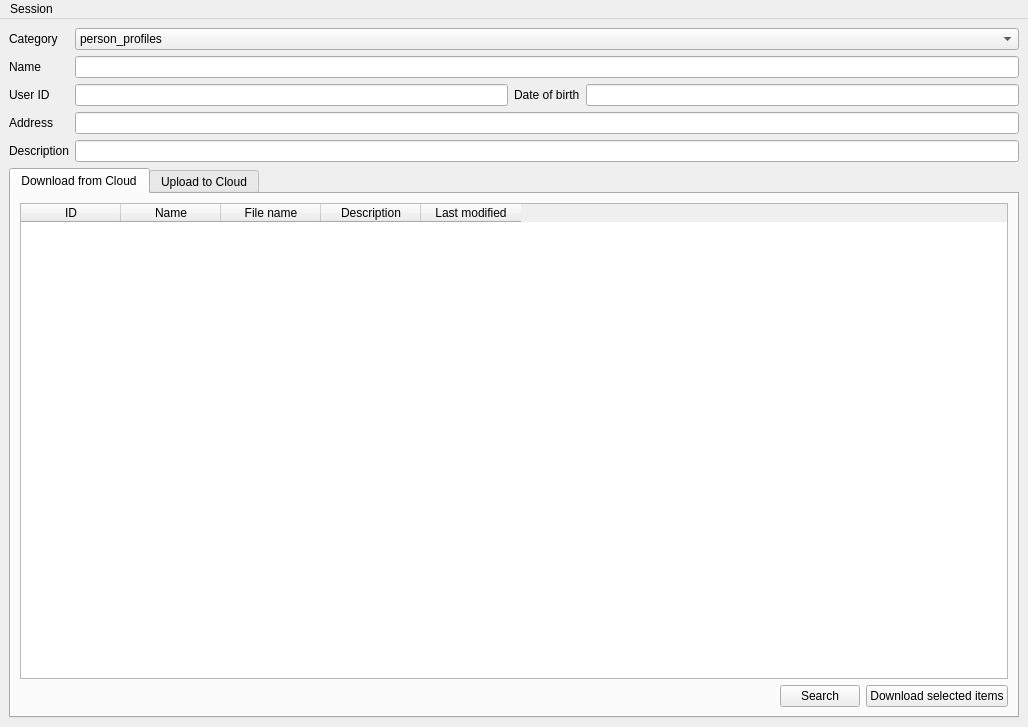
<?xml version="1.0" encoding="UTF-8"?>
<ui version="4.0">
 <class>main_window</class>
 <widget class="QMainWindow" name="main_window">
  <property name="geometry">
   <rect>
    <x>0</x>
    <y>0</y>
    <width>1028</width>
    <height>727</height>
   </rect>
  </property>
  <property name="sizePolicy">
   <sizepolicy hsizetype="Preferred" vsizetype="Preferred">
    <horstretch>0</horstretch>
    <verstretch>0</verstretch>
   </sizepolicy>
  </property>
  <property name="windowTitle">
   <string>ABE Client</string>
  </property>
  <widget class="QWidget" name="centralwidget">
   <layout class="QVBoxLayout" name="verticalLayout_3">
    <item>
     <layout class="QGridLayout" name="gridLayout_2">
      <item row="0" column="1">
       <widget class="QComboBox" name="cb_table">
        <item>
         <property name="text">
          <string>person_profiles</string>
         </property>
        </item>
        <item>
         <property name="text">
          <string>health_records</string>
         </property>
        </item>
        <item>
         <property name="text">
          <string>researches</string>
         </property>
        </item>
        <item>
         <property name="text">
          <string>financials</string>
         </property>
        </item>
       </widget>
      </item>
      <item row="0" column="0">
       <widget class="QLabel" name="label_4">
        <property name="text">
         <string>Category</string>
        </property>
       </widget>
      </item>
      <item row="1" column="0">
       <widget class="QLabel" name="label_6">
        <property name="text">
         <string>Name</string>
        </property>
       </widget>
      </item>
      <item row="3" column="1">
       <widget class="QLineEdit" name="le_address"/>
      </item>
      <item row="3" column="0">
       <widget class="QLabel" name="lbl_address">
        <property name="text">
         <string>Address</string>
        </property>
       </widget>
      </item>
      <item row="1" column="1">
       <widget class="QLineEdit" name="le_name"/>
      </item>
      <item row="4" column="1">
       <widget class="QLineEdit" name="le_description"/>
      </item>
      <item row="4" column="0">
       <widget class="QLabel" name="lbl_description">
        <property name="text">
         <string>Description</string>
        </property>
       </widget>
      </item>
      <item row="2" column="0">
       <widget class="QLabel" name="label_7">
        <property name="text">
         <string>User ID</string>
        </property>
       </widget>
      </item>
      <item row="2" column="1">
       <layout class="QHBoxLayout" name="horizontalLayout">
        <item>
         <widget class="QLineEdit" name="le_uid"/>
        </item>
        <item>
         <widget class="QLabel" name="lbl_date_of_birth">
          <property name="text">
           <string>Date of birth</string>
          </property>
         </widget>
        </item>
        <item>
         <widget class="QLineEdit" name="le_date_of_birth"/>
        </item>
       </layout>
      </item>
     </layout>
    </item>
    <item>
     <widget class="QTabWidget" name="tabWidget">
      <property name="currentIndex">
       <number>0</number>
      </property>
      <widget class="QWidget" name="tab_0">
       <attribute name="title">
        <string>Download from Cloud</string>
       </attribute>
       <layout class="QVBoxLayout" name="verticalLayout">
        <item>
         <widget class="QTableWidget" name="tb_found_items">
          <property name="editTriggers">
           <set>QAbstractItemView::NoEditTriggers</set>
          </property>
          <column>
           <property name="text">
            <string>ID</string>
           </property>
          </column>
          <column>
           <property name="text">
            <string>Name</string>
           </property>
          </column>
          <column>
           <property name="text">
            <string>File name</string>
           </property>
          </column>
          <column>
           <property name="text">
            <string>Description</string>
           </property>
          </column>
          <column>
           <property name="text">
            <string>Last modified</string>
           </property>
          </column>
         </widget>
        </item>
        <item>
         <layout class="QHBoxLayout" name="horizontalLayout_5">
          <item>
           <spacer name="horizontalSpacer">
            <property name="orientation">
             <enum>Qt::Horizontal</enum>
            </property>
            <property name="sizeHint" stdset="0">
             <size>
              <width>40</width>
              <height>20</height>
             </size>
            </property>
           </spacer>
          </item>
          <item>
           <widget class="QPushButton" name="btn_search">
            <property name="text">
             <string>Search</string>
            </property>
           </widget>
          </item>
          <item>
           <widget class="QPushButton" name="btn_download">
            <property name="text">
             <string>Download selected items</string>
            </property>
           </widget>
          </item>
         </layout>
        </item>
       </layout>
      </widget>
      <widget class="QWidget" name="tab_1">
       <attribute name="title">
        <string>Upload to Cloud</string>
       </attribute>
       <layout class="QVBoxLayout" name="verticalLayout_2">
        <item>
         <widget class="QLabel" name="label">
          <property name="text">
           <string>Encryption Policy</string>
          </property>
         </widget>
        </item>
        <item>
         <widget class="QPlainTextEdit" name="pte_policy"/>
        </item>
        <item>
         <layout class="QHBoxLayout" name="horizontalLayout_3">
          <item>
           <widget class="QLabel" name="label_5">
            <property name="text">
             <string>File to upload</string>
            </property>
           </widget>
          </item>
          <item>
           <widget class="QLineEdit" name="le_file_name"/>
          </item>
          <item>
           <widget class="QPushButton" name="btn_browse">
            <property name="autoFillBackground">
             <bool>false</bool>
            </property>
            <property name="text">
             <string>Browse</string>
            </property>
           </widget>
          </item>
          <item>
           <widget class="QPushButton" name="btn_upload">
            <property name="text">
             <string>Upload</string>
            </property>
           </widget>
          </item>
         </layout>
        </item>
       </layout>
      </widget>
     </widget>
    </item>
   </layout>
  </widget>
  <widget class="QMenuBar" name="menubar">
   <property name="geometry">
    <rect>
     <x>0</x>
     <y>0</y>
     <width>1028</width>
     <height>24</height>
    </rect>
   </property>
   <widget class="QMenu" name="menuSession">
    <property name="title">
     <string>Session</string>
    </property>
    <addaction name="act_change_password"/>
    <addaction name="act_logout"/>
    <addaction name="act_quit"/>
   </widget>
   <addaction name="menuSession"/>
  </widget>
  <action name="act_login">
   <property name="text">
    <string>Login</string>
   </property>
  </action>
  <action name="act_logout">
   <property name="text">
    <string>Logout</string>
   </property>
  </action>
  <action name="act_quit">
   <property name="text">
    <string>Quit</string>
   </property>
  </action>
  <action name="act_change_password">
   <property name="text">
    <string>Change password</string>
   </property>
  </action>
 </widget>
 <resources/>
 <connections/>
</ui>
